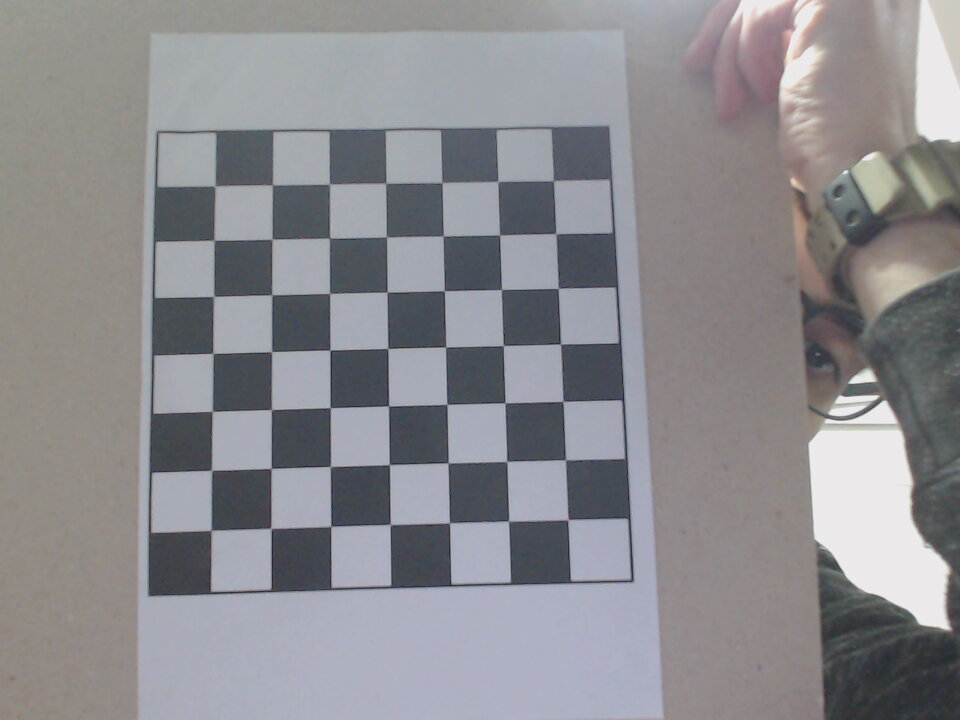
#> input picture img/2023-05-31-212424.jpg, 960 x 720 px; its folder holds only this picture in this run
$ jupyter execute --allow-errors TA2.ipynb
#> lines starting #> are read from the running program, lines starting #| are printed output that depends on the picture; after the words box and inside, x2 and y2 are one past the last pixel; in counts of white or black regions, pixels touching at a corner belong together; long printed decimals are rounded
# Calibração de câmera com OpenCV

**Visão Computacional e Percepção - TA2**

**Henrique Luiz Rieger - GRR20190357**

O notebook original e o código-fonte deste relatório encontram-se [nesse repositório](https://github.com/henrieger/ta2-visao).

Este trabalho aplica as funções de calibração de câmeras da biblioteca OpenCV para reduzir distorções em imagens. O código foi majoritariamente obtido do [tutorial](https://docs.opencv.org/4.x/dc/dbb/tutorial_py_calibration.html) da própria biblioteca, com algumas alterações e utilizando fotografias próprias. A câmera calibrada foi uma webcam Logitech C925E Pro.

Primeiramente, foram obtidas 10 imagens de um tabuleiro de xadrex preto e branco 8x8. O tabuleiro estava fixado em uma superfície levemente flexível, o que introduziu mais alguns erros na calibração. Abaixo, está o código, conforme disponibilizado pela OpenCV, para obter os pontos em um espaço tridimensional e a projeção bidimensional dos mesmos no sensor da câmera.

[cell 1]
import numpy as np
import cv2 as cv
import glob

# termination criteria
criteria = (cv.TERM_CRITERIA_EPS + cv.TERM_CRITERIA_MAX_ITER, 30, 0.001)

# prepare object points, like (0,0,0), (1,0,0), (2,0,0) ....,(6,6,0)
objp = np.zeros((7*7,3), np.float32)
objp[:,:2] = np.mgrid[0:7,0:7].T.reshape(-1,2)

# Arrays to store object points and image points from all the images.
objpoints = [] # 3d point in real world space
imgpoints = [] # 2d points in image plane.
images = glob.glob('img/*.jpg')

for fname in images:
    img = cv.imread(fname)
#> img is the input picture: shape (720, 960, 3); mean B, G, R 143.4, 139.5, 140.3
    gray = cv.cvtColor(img, cv.COLOR_BGR2GRAY)

    # Find the chess board corners
    ret, corners = cv.findChessboardCorners(gray, (7,7), None)
#> ret = True; corners = 49 rows, first 8: [553.5, 180.7], [555.5, 233.5], [558.2, 288.5], [560.2, 343.9], [562.7, 401.4], [565.4, 459.8], [567.9, 519.6], [497.6, 181.4]

    # If found, add object points, image points (after refining them)
    if ret == True:
        objpoints.append(objp)
        corners2 = cv.cornerSubPix(gray,corners, (11,11), (-1,-1), criteria)
#> corners2 = 49 rows, first 8: [553.4, 180.6], [555.9, 233.6], [558.2, 288.4], [560.5, 343.9], [562.9, 401.4], [565.5, 459.8], [567.9, 519.6], [497.9, 181.5]
        imgpoints.append(corners2)

        # Draw and display the corners
        cv.drawChessboardCorners(img, (7,7), corners2, ret)
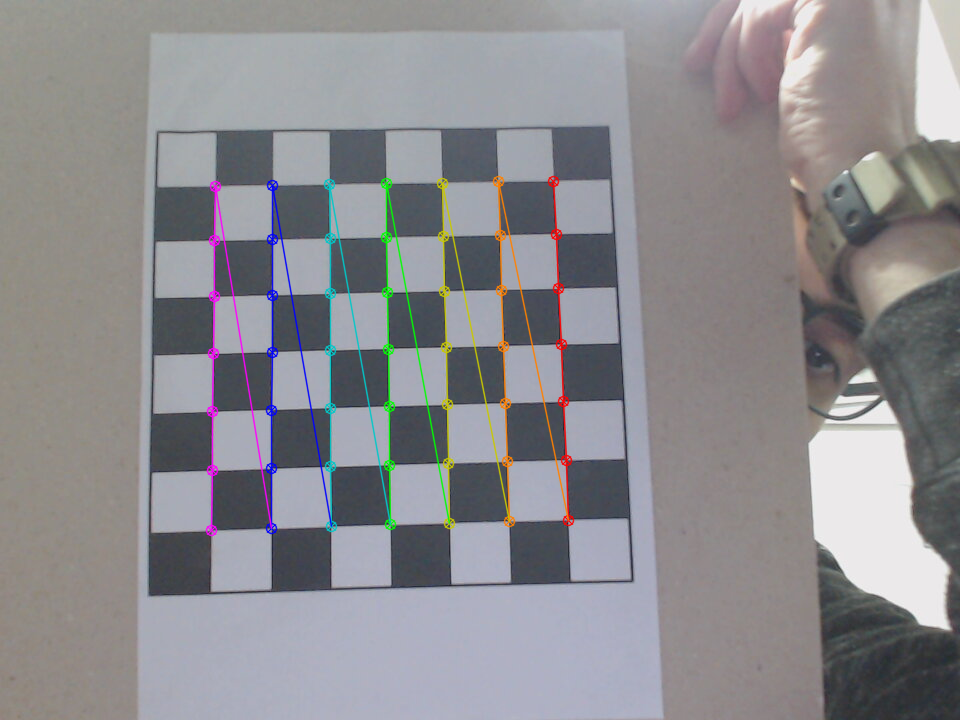
#> img: shape (720, 960, 3); 2.5% of pixels changed, all inside (x1, y1, x2, y2) = (205, 175, 575, 537)
        cv.imshow('img', img)
        cv.waitKey(500)

cv.destroyAllWindows()

Após essa etapa, as características intrínsecas são obtidas com a chamada da função `cv.calibrateCamera`. O resultado apresentado é a matriz de características da câmera,

[cell 2]
ret, mtx, dist, rvecs, tvecs = cv.calibrateCamera(objpoints, imgpoints, gray.shape[::-1], None, None)
#> ret = 0.213; mtx = [[1127.8, 0, 526], [0, 1146.6, 445.2], [0, 0, 1]]; dist = [[-0.357, 3.5, 0.00803, -0.00473, -11.67]]; rvecs = ([-0.162, 0.0778, 1.54],); tvecs = ([0.499, -4.69, 20.01],)
print(mtx)
#| [[1.12778876e+03 0.00000000e+00 5.25955355e+02]
#|  [0.00000000e+00 1.14660647e+03 4.45226265e+02]
#|  [0.00000000e+00 0.00000000e+00 1.00000000e+00]]

onde os valores em ([0, 0], [1, 1]) correspondem à *distância focal da câmera*, enquanto os valores em ([0, 2], [1, 2]) formam o *centro óptico*.

Após essa etapa, são definidas duas funções, que correspondem a dois diferentes métodos para fazer as correções na distorção gerada pela câmera. A primeira, chamada `undistort`, utiliza o método nativo da OpenCV `cv.undistort` para gerar uma imagem corretamenta alinhada. Já a função `remap` utiliza os métodos `cv.initUndistortRectifyMap` e `cv.remap` para encontrar uma função que remapeie a imagem distorcida para uma sem distorções. Ambos os métodos devem gerar o mesmo resultado. Abaixo estão as implementações de ambas as funções.

[cell 3]
# undistort
def undistort(img):
    h,  w = img.shape[:2]
    newcameramtx, roi = cv.getOptimalNewCameraMatrix(mtx, dist, (w,h), 1, (w,h))

    dst = cv.undistort(img, mtx, dist, None, newcameramtx)

    # crop the image
    x, y, w, h = roi
    dst = dst[y:y+h, x:x+w]
    return dst

[cell 4]
# remapping
def remap(img):
    h,  w = img.shape[:2]
    newcameramtx, roi = cv.getOptimalNewCameraMatrix(mtx, dist, (w,h), 1, (w,h))

    mapx, mapy = cv.initUndistortRectifyMap(mtx, dist, None, newcameramtx, (w,h), 5)
    dst = cv.remap(img, mapx, mapy, cv.INTER_LINEAR)

    # crop the image
    x, y, w, h = roi
    dst = dst[y:y+h, x:x+w]
    return dst

Vamos então conferir os resultados. Podemos usar uma janela interativa para escolher qualquer uma das 10 imagens iniciais e verificar o resultado da remoção de distorções. São gerados também sobreposições (*overlays*) de cada um dos métodos, a fim de comparar tanto o resultado em relação à imagem original quanto a diferença na aplicação de ambos.

[cell 5]
import matplotlib.pyplot as plt
from ipywidgets import interactive

def results(path: str):
    img = cv.imread(path, cv.IMREAD_GRAYSCALE)

    # crop the image
    # generates a comparable image with both methods
    h,  w = img.shape[:2]
    newcameramtx, roi = cv.getOptimalNewCameraMatrix(mtx, dist, (w,h), 1, (w,h))
    x, y, w, h = roi
    new_img = img[y:y+h, x:x+w]

    plt.figure(figsize=(16,8))

    plt.subplot(231)
    plt.title('Imagem Original')
    plt.xticks([]), plt.yticks([])
    plt.imshow(new_img, 'gray')

    und = undistort(img)
    plt.subplot(232)
    plt.title('Undistort')
    plt.xticks([]), plt.yticks([])
    plt.imshow(und, 'gray')

    remp = remap(img)
    plt.subplot(233)
    plt.title('Remapping')
    plt.xticks([]), plt.yticks([])
    plt.imshow(remp, 'gray')

    plt.subplot(234)
    plt.title('Overlay Original + Undistort')
    plt.xticks([]), plt.yticks([])
    plt.imshow(und, 'gray')
    plt.imshow(new_img, 'gray', alpha=0.5)

    plt.subplot(235)
    plt.title('Overlay Original + Remap')
    plt.xticks([]), plt.yticks([])
    plt.imshow(remp, 'gray')
    plt.imshow(new_img, 'gray', alpha=0.5)

    plt.subplot(236)
    plt.title('Overlay Undistort + Remap')
    plt.xticks([]), plt.yticks([])
    plt.imshow(und, 'gray')
    plt.imshow(remp, 'gray', alpha=0.5)

images.sort()
interactive(results, path=images)
#> the sliders are set to path = img/2023-05-31-212424.jpg
#> in results, `newcameramtx, roi = cv.getOptimalNewCameraMatrix(mtx, dist, (w,h), 1, ..`: newcameramtx = [[993.1, 0, 504.1], [0, 1072.6, 456.2], [0, 0, 1]]; roi = (41, 40, 844, 673)
#> in results, `x, y, w, h = roi`: x = 41; y = 40; w = 844; h = 673
#> in results, `new_img = img[y:y+h, x:x+w]`:
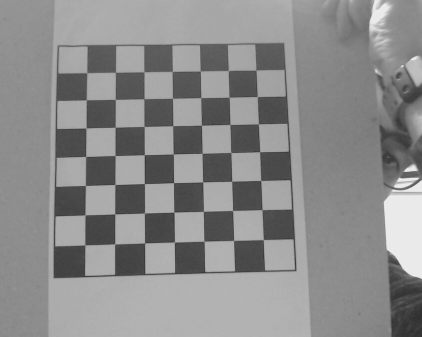
#> new_img: shape (673, 844) (shown at 1/2 size); min 33, max 243, mean 139.5
#> in undistort, `newcameramtx, roi = cv.getOptimalNewCameraMatrix(mtx, dist, (w,h), 1, ..`: newcameramtx = [[993.1, 0, 504.1], [0, 1072.6, 456.2], [0, 0, 1]]; roi = (41, 40, 844, 673)
#> in undistort, `dst = cv.undistort(img, mtx, dist, None, newcameramtx)`:
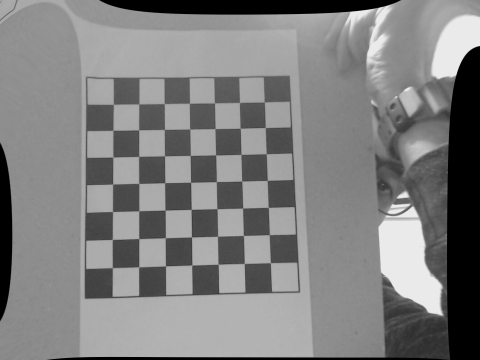
#> dst: shape (720, 960) (shown at 1/2 size); min 0, max 241, mean 128.2
#> in undistort, `x, y, w, h = roi`: x = 41; y = 40; w = 844; h = 673
#> in undistort, `dst = dst[y:y+h, x:x+w]`:
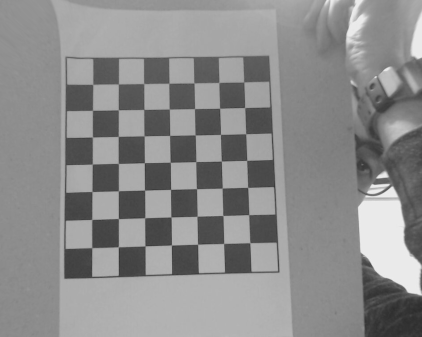
#> dst: shape (673, 844) (shown at 1/2 size); min 37, max 241, mean 139.9
#> in remap, `newcameramtx, roi = cv.getOptimalNewCameraMatrix(mtx, dist, (w,h), 1, ..`: newcameramtx = [[993.1, 0, 504.1], [0, 1072.6, 456.2], [0, 0, 1]]; roi = (41, 40, 844, 673)
#> in remap, `mapx, mapy = cv.initUndistortRectifyMap(mtx, dist, None, newcameramtx,..`:
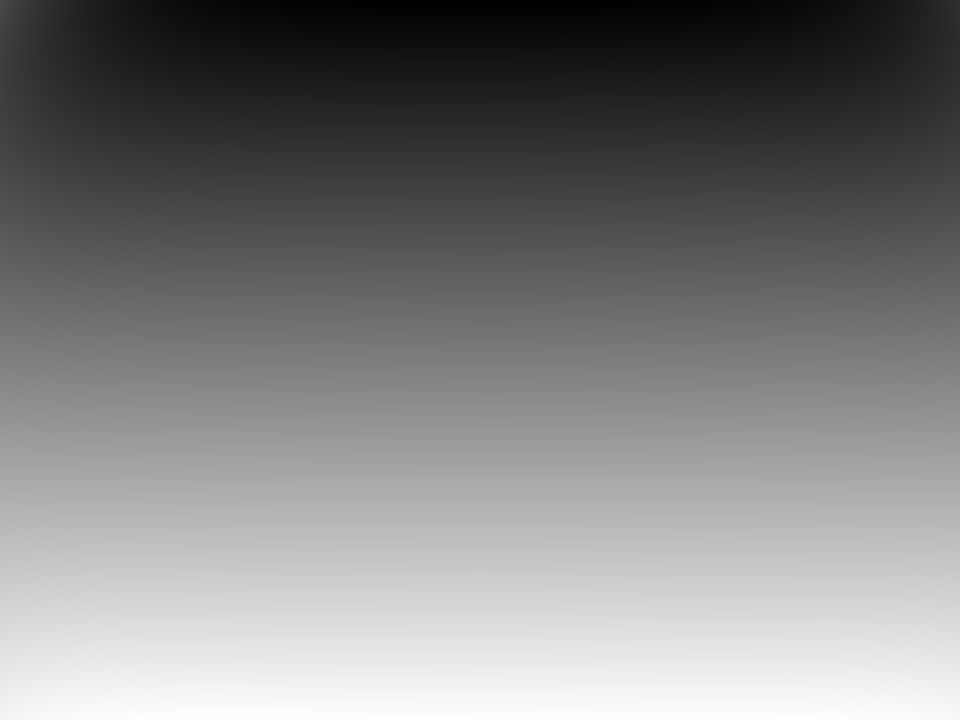
#> mapy: shape (720, 960) float32; min -28.17, max 725.5, mean 348.9; drawn with min black and max white
#> in remap, `x, y, w, h = roi`: x = 41; y = 40; w = 844; h = 673

#> (a cell that did not finish here is left out)


Pode-se perceber que há apenas uma correção muito leve na imagem. Provavelmente, isso se deve ao fato de que a câmera é de boa qualidade e já tem mecanismos próprios para correção de distorções. A aplicação da calibração deve ter corrigido, portanto, apenas imperfeições referentes ao tabuleiro em si, uma vez que o mesmo é naturalmente flexível. Também é possível averiguar que, de fato, tanto o método `undistort` quanto o `remap` produzem a mesma imagem final.

Por fim, podemos usar novamente o código fornecido pela OpenCV para estimar o erro na obtenção dos parâmetros da câmera. Para este experimento, o erro foi superior a 7%, o que indica que de fato a significância desses resultados deve ser questionada.

[cell 7]
mean_error = 0

for i in range(len(objpoints)):
    imgpoints2, _ = cv.projectPoints(objpoints[i], rvecs[i], tvecs[i], mtx, dist)
    error = cv.norm(imgpoints[i], imgpoints2, cv.NORM_L2)/len(imgpoints2)
    mean_error += error
#> this loop made 1 pass
#> (error, mean_error) on pass 1: (0.0304, 0.0304)
#> after the loop, mean_error = 0.0304

print( f"Erro total: {mean_error/len(objpoints)*100:.2f}%")
#| Erro total: 3.04%

$ run again, on img/2023-05-31-212925.jpg
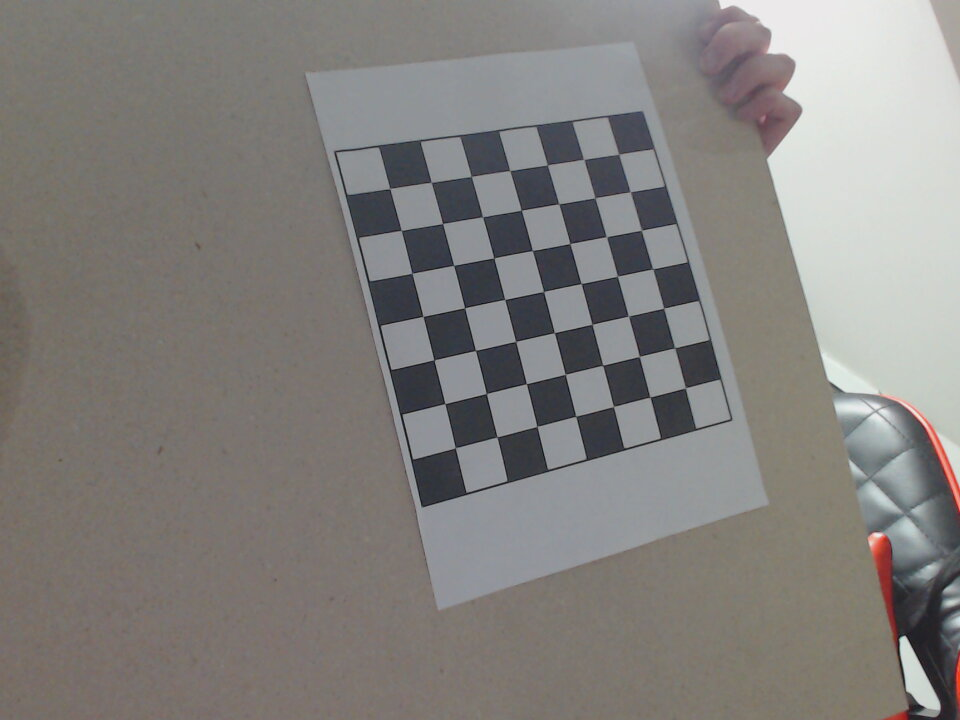
#> input picture img/2023-05-31-212925.jpg, 960 x 720 px
#> img is the input picture: shape (720, 960, 3); mean B, G, R 125.7, 128.7, 131.4
#> `ret, corners = cv.findChessboardCorners(gray, (7,7), None)`: ret = True; corners = 49 rows, first 8: [619.2, 154.3], [630.3, 191.8], [641.4, 230.5], [653.1, 269], [664.1, 307.9], [675.3, 347.7], [685.4, 387.9], [584.2, 159.7]
#> corners2 = 49 rows, first 8: [618.7, 154.3], [630.3, 191.7], [641.4, 230.3], [652.7, 268.8], [663.7, 308.2], [674.6, 347.8], [685.4, 387.8], [583.6, 159.4]
#> `ret, mtx, dist, rvecs, tvecs = cv.calibrateCamera(objpoints, imgpoints..`: ret = 0.231; mtx = [[575.4, 0, 491.5], [0, 609.4, 438.6], [0, 0, 1]]; dist = [[0.168, -0.736, 0.00719, -0.0309, 1]]; rvecs = ([-0.193, -0.0332, 1.32],); tvecs = ([3.43, -7, 14.79],)
#| [[575.383   0.         491.508]
#|  [  0.         609.399 438.638]
#|  [  0.           0.           1.        ]]
#> in results, `newcameramtx, roi = cv.getOptimalNewCameraMatrix(mtx, dist, (w,h), 1, ..`: newcameramtx = [[610.5, 0, 464.2], [0, 612.5, 437.1], [0, 0, 1]]; roi = (202, 203, 547, 460)
#> in results, `x, y, w, h = roi`: x = 202; y = 203; w = 547; h = 460
#> in undistort, `newcameramtx, roi = cv.getOptimalNewCameraMatrix(mtx, dist, (w,h), 1, ..`: newcameramtx = [[610.5, 0, 464.2], [0, 612.5, 437.1], [0, 0, 1]]; roi = (202, 203, 547, 460)
#> in undistort, `x, y, w, h = roi`: x = 202; y = 203; w = 547; h = 460
#> in undistort, `dst = dst[y:y+h, x:x+w]`:
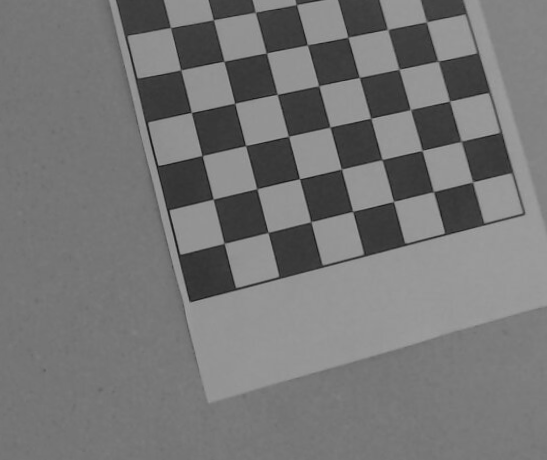
#> dst: shape (460, 547); min 19, max 165, mean 117.7
#> in remap, `newcameramtx, roi = cv.getOptimalNewCameraMatrix(mtx, dist, (w,h), 1, ..`: newcameramtx = [[610.5, 0, 464.2], [0, 612.5, 437.1], [0, 0, 1]]; roi = (202, 203, 547, 460)
#> in remap, `mapx, mapy = cv.initUndistortRectifyMap(mtx, dist, None, newcameramtx,..`:
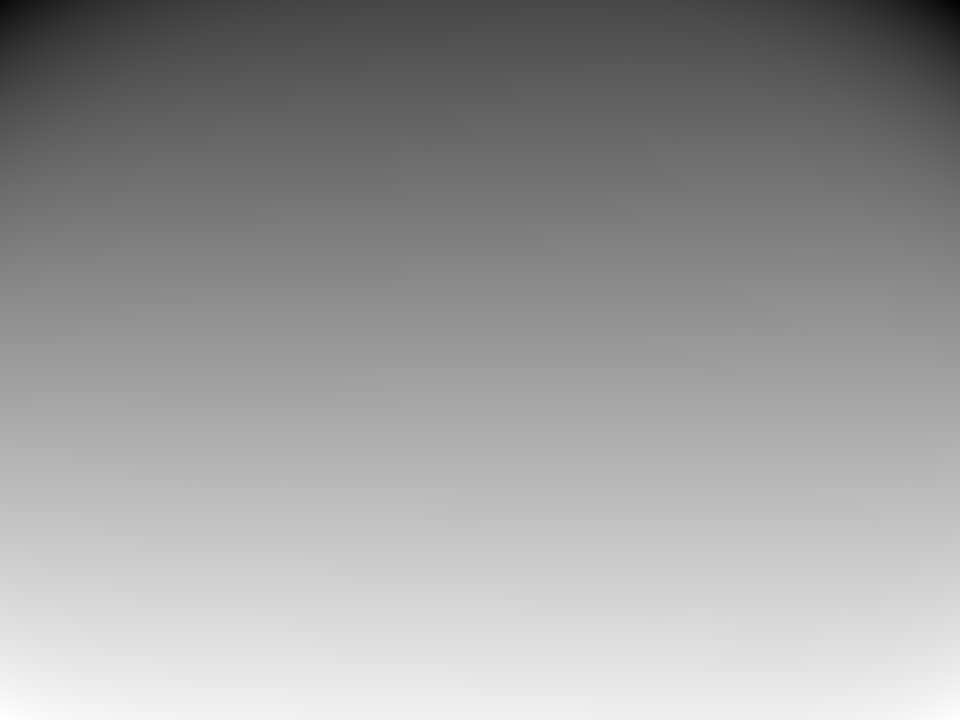
#> mapy: shape (720, 960) float32; min -307.9, max 784.8, mean 357.4; drawn with min black and max white
#> in remap, `x, y, w, h = roi`: x = 202; y = 203; w = 547; h = 460
#> the loop `for i in range(len(objpoints)):` made 1 pass
#> (error, mean_error) on pass 1: (0.0331, 0.0331)
#> after the loop `for i in range(len(objpoints)):`: mean_error = 0.0331
#| Erro total: 3.31%
